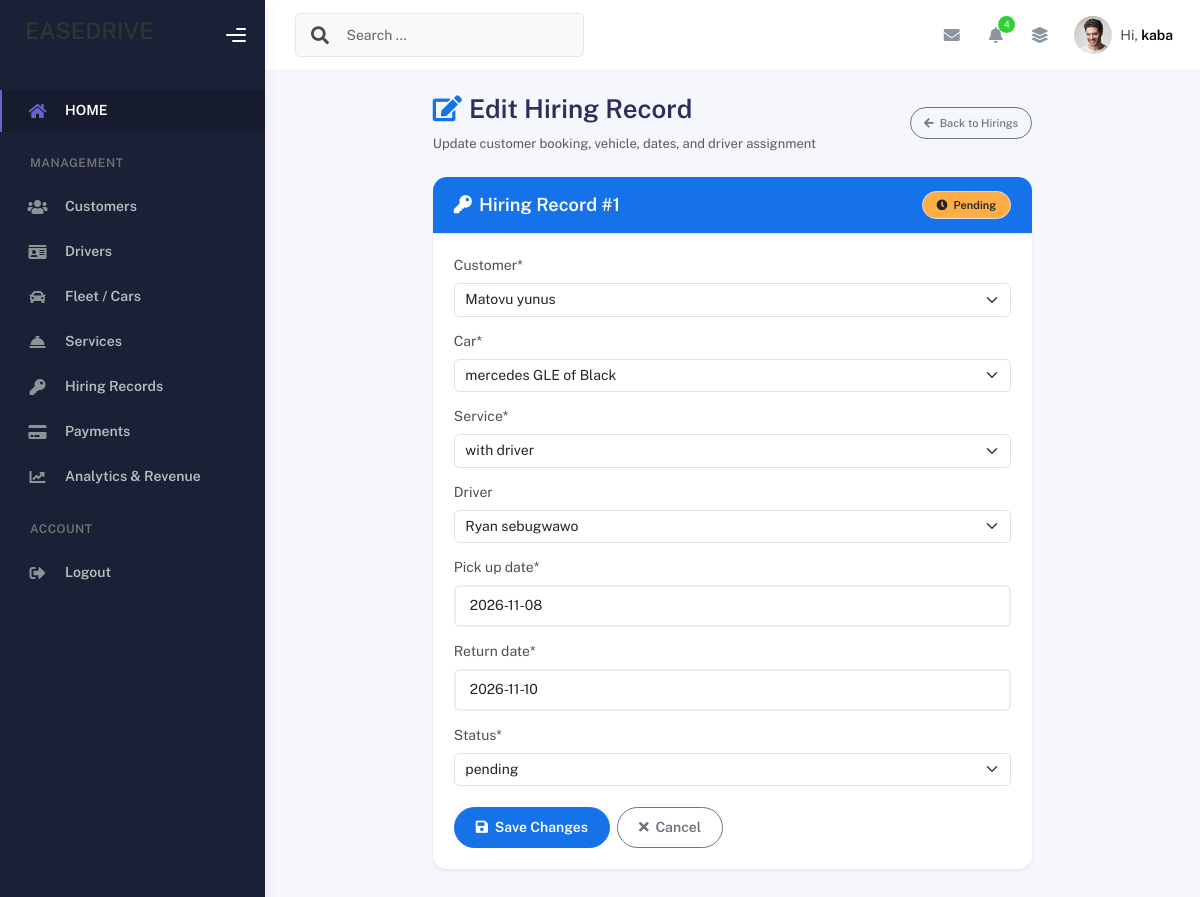
Screenshot of /edit_hiring/1/ (signed in) with the database file from the repository.
### carapplication/models.py (models this page shows, shortened)
class Hiring(models.Model):
    hiring_status = [("confirmed","confirmed"),("pending","pending")]
    customer = models.ForeignKey(Customer,on_delete=models.CASCADE)
    car = models.ForeignKey(Car,on_delete=models.CASCADE)
    service = models.ForeignKey(Service,on_delete=models.CASCADE)
    driver = models.ForeignKey(Driver,on_delete=models.SET_NULL, null=True, blank=True)
    pick_up_date = models.DateField(null=True)
    return_date = models.DateField(null=True)
    status = models.CharField(choices=hiring_status)

### carapplication/views.py (the view)
# urls.py: path("edit_hiring/<int:hire_id>/", edit_hiring_view, name="edit_hiring"),
@admin_required
def edit_hiring_view(request, hire_id):
    message = ''
    hiring = get_object_or_404(Hiring, id=hire_id)
    if request.method == "POST":
        hiring_form = HiringForm(request.POST, instance=hiring)
        if hiring_form.is_valid():
            hiring_form.save()
            return redirect(request.META.get('HTTP_REFERER') or 'add_hiring')
        else:
            message = 'form has invalid data'
    else:
        hiring_form = HiringForm(instance=hiring)
    context = {
        "form": hiring_form,
        "msg": message,
        "hiring": hiring
    }
    return render(request, "edit_hiring.html", context)

### carapplication/forms.py
class HiringForm(ModelForm):
    class Meta:
        model = Hiring
        fields = '__all__'

### carapplication/models.py (called while the page is built)
    def __str__(self):
        return f"{self.name}"

    def __str__(self):
        return f"{self.name}"

    def __str__(self):
        return f"{self.car_model} of {self.color}"

    def __str__(self):
        return self.name

### carapplication/views.py (called while the page is built)
def admin_required(view_func):
    @wraps(view_func)
    def _wrapped_view(request, *args, **kwargs):
        if not request.user.is_authenticated:
            return redirect('login_page')
        is_admin = (
            request.user.is_superuser or
            request.user.is_staff or
            (hasattr(request.user, 'profile') and request.user.profile.role == 'admin')
        )
        if not is_admin:
            return redirect('customer_dashboard')
        return view_func(request, *args, **kwargs)
    return _wrapped_view

### carapplication/templates/edit_hiring.html (shortened to what this page needs)
{% extends './base.html' %}
{% load crispy_forms_tags %}
{% block content %}
<div class="container py-4">
    <div class="row justify-content-center">
        <div class="col-lg-8">
            <div class="d-flex justify-content-between align-items-center mb-4">
                <div>
                    <h2 class="fw-bold mb-1"><i class="fas fa-edit text-primary me-2"></i>Edit Hiring Record</h2>
                    <p class="text-muted small mb-0">Update customer booking, vehicle, dates, and driver assignment</p>
                </div>
                <a href="{% url 'add_hiring' %}" class="btn btn-outline-secondary btn-sm rounded-pill">
                    <i class="fas fa-arrow-left me-1"></i> Back to Hirings
                </a>
            </div>
            <div class="card shadow-sm border-0 rounded-4">
                <div class="card-header bg-primary text-white py-3 px-4 rounded-top-4 d-flex justify-content-between align-items-center">
                    <h5 class="mb-0 fw-bold"><i class="fas fa-key me-2"></i>Hiring Record #{{ hiring.id }}</h5>
                    {% if hiring.status == 'confirmed' %}
                        <span class="badge bg-success text-white px-3 py-2 rounded-pill fw-semibold"><i class="fas fa-check-circle me-1"></i> Confirmed</span>
                    {% else %}
                        <span class="badge bg-warning text-dark px-3 py-2 rounded-pill fw-bold"><i class="fas fa-clock me-1"></i> Pending</span>
                    {% endif %}
                </div>
                <div class="card-body p-4">
                    <form method="post">
                        {{ form|crispy }}
                        <div class="d-flex gap-2 mt-4">
                            <button type="submit" class="btn btn-primary px-4 rounded-pill fw-semibold">
                                <i class="fas fa-save me-1"></i> Save Changes
                            </button>
                            <a href="{% url 'add_hiring' %}" class="btn btn-outline-secondary px-4 rounded-pill fw-semibold">
                                <i class="fas fa-times me-1"></i> Cancel
                            </a>
                        </div>
                    </form>
                </div>
            </div>
        </div>
    </div>
</div>
{% endblock content %}

### carapplication/templates/base.html (shortened to what this page needs)
<!DOCTYPE html>
<html lang="en">
    {% load static %}
  <head>
        <link rel="stylesheet" href="https://cdnjs.cloudflare.com/ajax/libs/font-awesome/6.5.1/css/all.min.css" />
        <link rel="stylesheet" href="{% static 'assets/css/bootstrap.min.css' %}" />
        <link rel="stylesheet" href="{% static 'assets/css/plugins.min.css' %}" />
        <link rel="stylesheet" href="{% static 'assets/css/kaiadmin.min.css' %}" />
        <link rel="stylesheet" href="{% static 'assets/css/demo.css' %} " />
  </head>
    <body>
        <div class="wrapper">
      <div class="sidebar" data-background-color="dark">
        <div class="sidebar-logo">
          <div class="logo-header" data-background-color="dark">
           <h3>EASEDRIVE</h3>
            <div class="nav-toggle">
              <button class="btn btn-toggle toggle-sidebar">
                <i class="gg-menu-right"></i>
              </button>
            </div>
          </div>
        </div>
        <div class="sidebar-wrapper scrollbar scrollbar-inner">
          <div class="sidebar-content">
            <ul class="nav nav-secondary">
              <li class="nav-item active">
                <a href="{% url 'index_page' %}">
                  <i class="fas fa-home"></i>
                  <p>HOME</p>
                </a>
              </li>
              {% if user.is_authenticated and user.profile.role == 'admin' or user.is_superuser %}
              <li class="nav-section">
                <h4 class="text-section">Management</h4>
              </li>
              <li class="nav-item">
                <a href="{% url 'add_customer' %}">
                  <i class="fas fa-users"></i>
                  <p>Customers</p>
                </a>
              </li>
              <li class="nav-item">
                <a href="{% url 'add_driver' %}">
                  <i class="fas fa-id-card"></i>
                  <p>Drivers</p>
                </a>
              </li>
              <li class="nav-item">
                <a href="{% url 'add_car' %}">
                  <i class="fas fa-car"></i>
                  <p>Fleet / Cars</p>
                </a>
              </li>
              <li class="nav-item">
                <a href="{% url 'add_service' %}">
                  <i class="fas fa-concierge-bell"></i>
                  <p>Services</p>
                </a>
              </li>
              <li class="nav-item">
                <a href="{% url 'add_hiring' %}">
                  <i class="fas fa-key"></i>
                  <p>Hiring Records</p>
                </a>
              </li>
              <li class="nav-item">
                <a href="{% url 'add_payment' %}">
                  <i class="fas fa-credit-card"></i>
                  <p>Payments</p>
                </a>
              </li>
              <li class="nav-item">
                <a href="{% url 'admin_analytics' %}">
                  <i class="fas fa-chart-line"></i>
                  <p>Analytics & Revenue</p>
                </a>
              </li>
              {% endif %}
              {% if user.is_authenticated %}
              <li class="nav-section">
                <h4 class="text-section">Account</h4>
              </li>
              <li class="nav-item">
                <a href="{% url 'logout_page' %}">
                  <i class="fas fa-sign-out-alt"></i>
                  <p>Logout</p>
                </a>
              </li>
              {% endif %}
            </ul>
          </div>
        </div>
      </div>
      <div class="main-panel">
        <div class="main-header">
          <nav
            class="navbar navbar-header navbar-header-transparent navbar-expand-lg border-bottom"
          >
            <div class="container-fluid">
              <nav
                class="navbar navbar-header-left navbar-expand-lg navbar-form nav-search p-0 d-none d-lg-flex"
              >
                <div class="input-group">
                  <div class="input-group-prepend">
                    <button type="submit" class="btn btn-search pe-1">
                      <i class="fa fa-search search-icon"></i>
                    </button>
                  </div>
                  <input
                    type="text"
                    placeholder="Search ..."
                    class="form-control"
                  />
                </div>
              </nav>
              <ul class="navbar-nav topbar-nav ms-md-auto align-items-center">
                <li class="nav-item topbar-icon dropdown hidden-caret">
                  <a
                    class="nav-link dropdown-toggle"
                    href="#"
                    id="messageDropdown"
                    role="button"
                    data-bs-toggle="dropdown"
                    aria-haspopup="true"
                    aria-expanded="false"
                  >
                    <i class="fa fa-envelope"></i>
                  </a>
                </li>
                <li class="nav-item topbar-icon dropdown hidden-caret">
                  <a
                    class="nav-link dropdown-toggle"
                    href="#"
                    id="notifDropdown"
                    role="button"
                    data-bs-toggle="dropdown"
                    aria-haspopup="true"
                    aria-expanded="false"
                  >
                    <i class="fa fa-bell"></i>
                    <span class="notification">4</span>
                  </a>
                </li>
                <li class="nav-item topbar-icon dropdown hidden-caret">
                  <a
                    class="nav-link"
                    data-bs-toggle="dropdown"
                    href="#"
                    aria-expanded="false"
                  >
                    <i class="fas fa-layer-group"></i>
                  </a>
                </li>
                <li class="nav-item topbar-user dropdown hidden-caret">
                  <a
                    class="dropdown-toggle profile-pic"
                    data-bs-toggle="dropdown"
                    href="#"
                    aria-expanded="false"
                  >
                    <div class="avatar-sm">
                      <img
                        src="{% static 'assets/img/profile.jpg' %}"
                        alt="..."
                        class="avatar-img rounded-circle"
                      />
                    </div>
                    <span class="profile-username">
                      <span class="op-7">Hi,</span>
                      <span class="fw-bold">{% if user.is_authenticated %}{{ user.first_name|default:user.username }}{% else %}Guest{% endif %}</span>
                    </span>
                  </a>
                </li>
              </ul>
            </div>
          </nav>
        </div>
        <div class="container">
            {% block content %}
            {% endblock content %}
        </div>
      </div>
    </div>
    </body>
</html>

### rows the page displays
Hiring: id "1", customer "Matovu yunus", car "mercedes GLE of Black", service "with driver", driver "Ryan sebugwawo", pick_up_date "2026-11-08", return_date "2026-11-10", status "pending"

### other values shown
{{ user.first_name|default:user.username }} "kaba"
